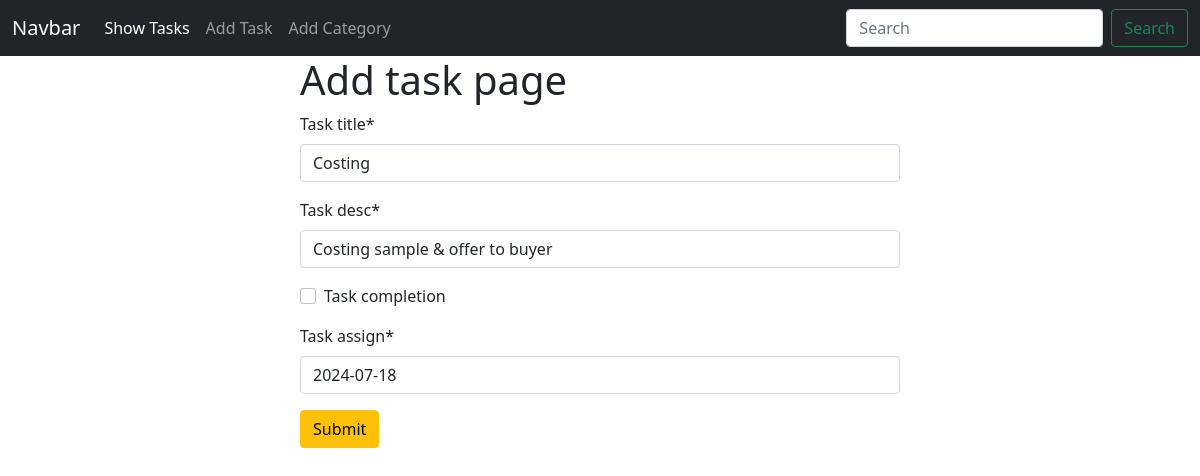
The page /tasks/edit/3 on the database its author committed.
### task/models.py (models this page shows, shortened)
class Task(models.Model):
    task_title=models.CharField(max_length=12)
    task_desc=models.CharField(max_length=100)
    task_completion=models.BooleanField(default=False)
    task_assign=models.DateField()

### task/views.py (the view)
# urls.py: path('edit/<int:id>', views.edit_task, name='edit_task'),
def edit_task(request,id):
    task= models.Task.objects.get(pk=id)
    task_form = forms.TaskForm(instance=task)
    if request.method == 'POST':
        task_form = forms.TaskForm(request.POST, instance=task)
        if task_form.is_valid():
            task_form.save()
            return redirect('homepage')
    return render(request, 'add_task.html', {'form' : task_form})

### task/forms.py
class TaskForm(forms.ModelForm):
    class Meta:
        model=Task
        fields='__all__'

### task/templates/add_task.html (shortened to what this page needs)
{% extends 'base.html' %}
{%  load crispy_forms_tags %}
{% block content %}
<form style="width:50% ; margin : auto" method="post">
    <h1>Add task page</h1>
{{form | crispy}}
<button class="btn btn-warning">Submit</button>
</form>
{% endblock %}

### rows shown on the page
Task: task_title "Costing", task_desc "Costing sample & offer to buyer", task_assign "2024-07-18"
